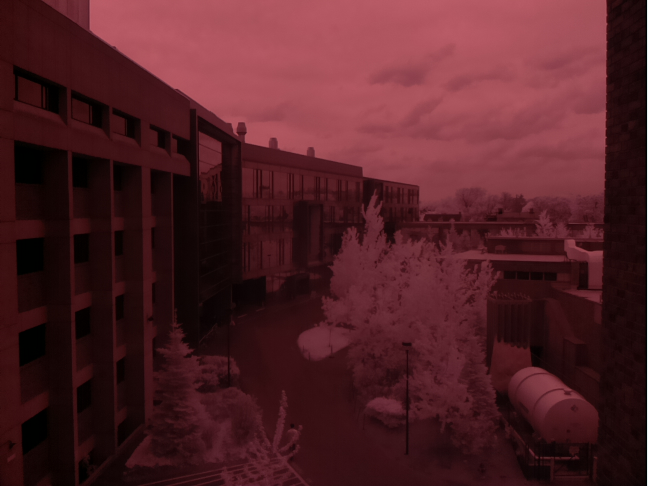
#> input picture nir_image.jpg, 1296 x 972 px (shown at 1/2 size)
$ python align_images.py --image_1 nir_image.jpg --image_2 ndvi.jpg
#> lines starting #> are read from the running program, lines starting #| are printed output that depends on the picture
#!/usr/bin/env python

# Import necessary libraries.
import os, argparse
import cv2
import numpy as np
from numpy.fft import fft2, ifft2, fftshift

# argument parser
def getArgs():

   parser = argparse.ArgumentParser(
    description = '''Demo script showing various image alignment methods
                     including, phase correlation, feature based matching
                     and whole image based optimization.''',
    epilog = '''post bug reports to the github repository''')

   parser.add_argument('-im1',
                       '--image_1',
                       help = 'image to reference',
                       required = True)

   parser.add_argument('-im2',
                       '--image_2',
                       help = 'image to match',
                       required = True)

   parser.add_argument('-m',
                       '--mode',
                       help = 'registation mode: translation, ecc or feature',
                       default = 'feature')

   parser.add_argument('-mf',
                       '--max_features',
                       help = 'maximum number of features to consider',
                       default = 5000)

   parser.add_argument('-fr',
                       '--feature_retention',
                       help = 'fraction of features to retain',
                       default = 0.15)

   parser.add_argument('-i',
                       '--iterations',
                       help = 'number of ecc iterations',
                       default = 5000)

   parser.add_argument('-te',
                       '--termination_eps',
                       help = 'ecc termination value',
                       default = 1e-8)

   return parser.parse_args()

# [54 lines left out: functions rotationAlign, eccAlign, not called in this run]

# (ORB) feature based alignment
def featureAlign(im1, im2):

  # Convert images to grayscale
  im1Gray = cv2.cvtColor(im1,cv2.COLOR_BGR2GRAY)
  im2Gray = cv2.cvtColor(im2,cv2.COLOR_BGR2GRAY)

  # Detect ORB features and compute descriptors.
  orb = cv2.ORB_create(max_features)
  keypoints1, descriptors1 = orb.detectAndCompute(im1Gray, None)
  keypoints2, descriptors2 = orb.detectAndCompute(im2Gray, None)

  # Match features.
  matcher = cv2.DescriptorMatcher_create(cv2.DESCRIPTOR_MATCHER_BRUTEFORCE_HAMMING)
  matches = matcher.match(descriptors1, descriptors2, None)

  # Sort matches by score
  matches.sort(key=lambda x: x.distance, reverse=False)

  # Remove not so good matches
  numGoodMatches = int(len(matches) * feature_retention)
  matches = matches[:numGoodMatches]

  # Draw top matches
  imMatches = cv2.drawMatches(im1, keypoints1, im2, keypoints2, matches, None)
  #cv2.imwrite("matches.jpg", imMatches)

  # Extract location of good matches
  points1 = np.zeros((len(matches), 2), dtype=np.float32)
  points2 = np.zeros((len(matches), 2), dtype=np.float32)

  for i, match in enumerate(matches):
    points1[i, :] = keypoints1[match.queryIdx].pt
    points2[i, :] = keypoints2[match.trainIdx].pt

  # Find homography
  h, mask = cv2.findHomography(points1, points2, cv2.RANSAC)

  # Use homography
  height, width, channels = im2.shape
  im1Reg = cv2.warpPerspective(im1, h, (width, height))

  return im1Reg, h

# FFT phase correlation
# [16 lines left out: function translation, not called in this run]

if __name__ == '__main__':

  # parse arguments
  args = getArgs()

  # defaults feature values
  max_features = args.max_features
  feature_retention = args.feature_retention

  # Specify the ECC number of iterations.
  number_of_iterations = args.iterations

  # Specify the ECC threshold of the increment
  # in the correlation coefficient between two iterations
  termination_eps = args.termination_eps

  # Read the images to be aligned
  im1 =  cv2.imread(args.image_1);
#> im1 is the input picture: shape (972, 1296, 3); mean B, G, R 37.1, 31.9, 79.4
  im2 =  cv2.imread(args.image_2);
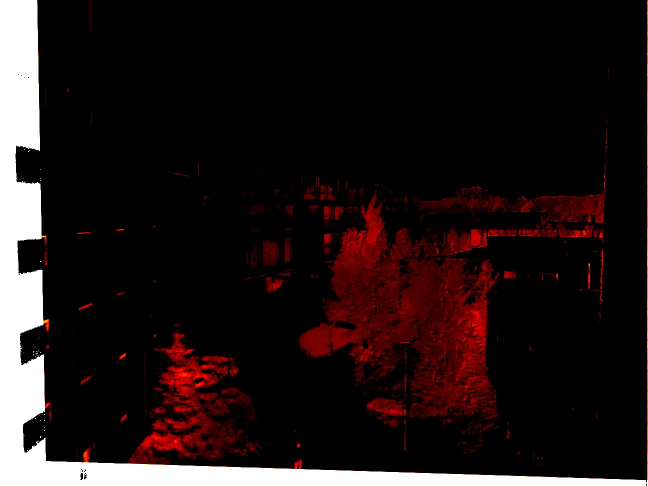
#> input picture ndvi.jpg, 1296 x 972 px (shown at 1/2 size)
#> im2 is the input picture: shape (972, 1296, 3); mean B, G, R 22, 22.1, 33.2

  # Switch between alignment modes
  if args.mode == "feature":
   # align and write to disk
   aligned, warp_matrix = featureAlign(im1, im2)
#> in featureAlign, `im1Gray = cv2.cvtColor(im1,cv2.COLOR_BGR2GRAY)`:
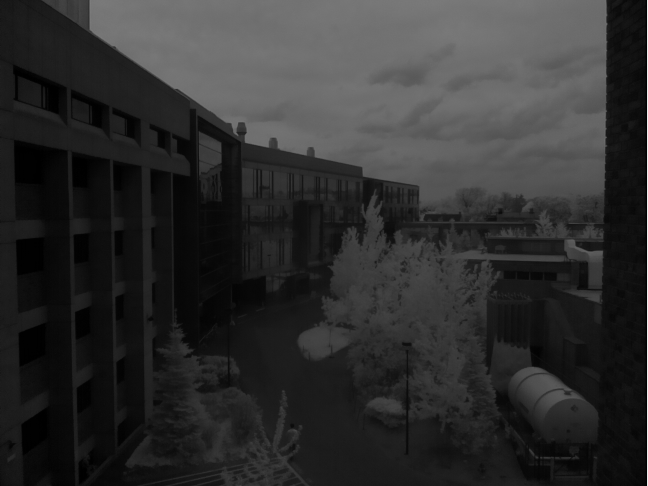
#> im1Gray: shape (972, 1296) (shown at 1/2 size); min 0, max 243, mean 46.7
#> in featureAlign, `im2Gray = cv2.cvtColor(im2,cv2.COLOR_BGR2GRAY)`:
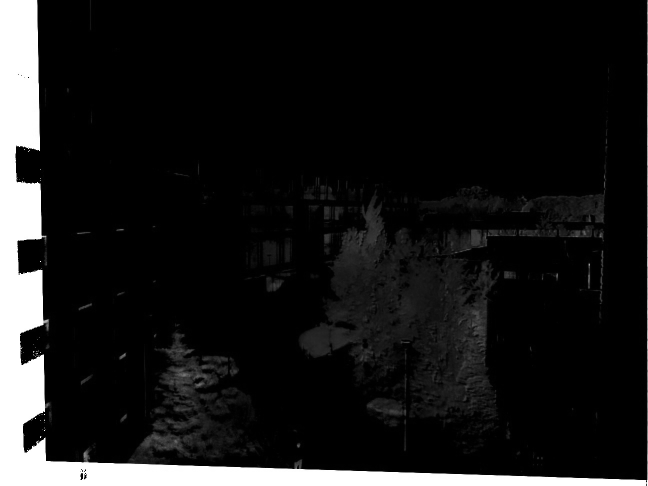
#> im2Gray: shape (972, 1296) (shown at 1/2 size); min 0, max 255, mean 25.4
#> in featureAlign, `keypoints1, descriptors1 = orb.detectAndCompute(im1Gray, None)`: keypoints1 = 612 keypoints; strongest (x, y, size): (491, 276, 111.1), (490, 278, 92.6), (490, 279, 77.1), (1200, 505, 92.6)
#> in featureAlign, `keypoints2, descriptors2 = orb.detectAndCompute(im2Gray, None)`: keypoints2 = 2700 keypoints; strongest (x, y, size): (65, 894, 31), (34, 293, 31), (53, 903, 31), (76, 886, 31)
#> in featureAlign, `matches = matcher.match(descriptors1, descriptors2, None)`: matches = 612 matches
#> (the run stopped early here; a loop or call above may not have finished)
